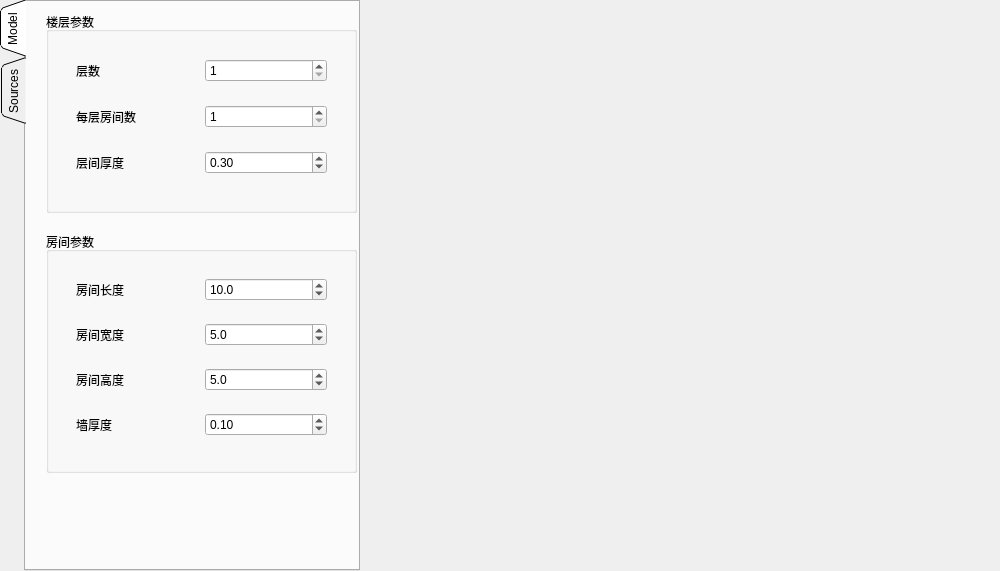
<?xml version="1.0" encoding="UTF-8"?>
<ui version="4.0">
 <class>ModelPage</class>
 <widget class="QWidget" name="ModelPage">
  <property name="geometry">
   <rect>
    <x>0</x>
    <y>0</y>
    <width>1000</width>
    <height>571</height>
   </rect>
  </property>
  <property name="minimumSize">
   <size>
    <width>1000</width>
    <height>0</height>
   </size>
  </property>
  <property name="windowTitle">
   <string>Form</string>
  </property>
  <widget class="QTabWidget" name="tabWidget">
   <property name="enabled">
    <bool>true</bool>
   </property>
   <property name="geometry">
    <rect>
     <x>0</x>
     <y>0</y>
     <width>360</width>
     <height>571</height>
    </rect>
   </property>
   <property name="minimumSize">
    <size>
     <width>360</width>
     <height>500</height>
    </size>
   </property>
   <property name="maximumSize">
    <size>
     <width>360</width>
     <height>600</height>
    </size>
   </property>
   <property name="tabPosition">
    <enum>QTabWidget::West</enum>
   </property>
   <property name="tabShape">
    <enum>QTabWidget::Triangular</enum>
   </property>
   <property name="currentIndex">
    <number>0</number>
   </property>
   <property name="elideMode">
    <enum>Qt::ElideNone</enum>
   </property>
   <property name="usesScrollButtons">
    <bool>true</bool>
   </property>
   <property name="documentMode">
    <bool>false</bool>
   </property>
   <property name="tabsClosable">
    <bool>false</bool>
   </property>
   <property name="movable">
    <bool>false</bool>
   </property>
   <property name="tabBarAutoHide">
    <bool>false</bool>
   </property>
   <widget class="QWidget" name="model_page">
    <attribute name="title">
     <string>Model</string>
    </attribute>
    <widget class="QGroupBox" name="floor_box">
     <property name="geometry">
      <rect>
       <x>20</x>
       <y>10</y>
       <width>311</width>
       <height>201</height>
      </rect>
     </property>
     <property name="title">
      <string>楼层参数</string>
     </property>
     <widget class="QWidget" name="gridLayoutWidget">
      <property name="geometry">
       <rect>
        <x>30</x>
        <y>30</y>
        <width>251</width>
        <height>151</height>
       </rect>
      </property>
      <layout class="QGridLayout" name="gridLayout">
       <item row="2" column="0">
        <widget class="QLabel" name="label_floor_thickness">
         <property name="text">
          <string>层间厚度</string>
         </property>
        </widget>
       </item>
       <item row="0" column="0">
        <widget class="QLabel" name="label_floors">
         <property name="text">
          <string>层数</string>
         </property>
        </widget>
       </item>
       <item row="1" column="0">
        <widget class="QLabel" name="label_rooms">
         <property name="text">
          <string>每层房间数</string>
         </property>
        </widget>
       </item>
       <item row="1" column="1">
        <widget class="QSpinBox" name="spin_rooms">
         <property name="minimum">
          <number>1</number>
         </property>
         <property name="maximum">
          <number>20</number>
         </property>
        </widget>
       </item>
       <item row="0" column="1">
        <widget class="QSpinBox" name="spin_floors">
         <property name="accelerated">
          <bool>false</bool>
         </property>
         <property name="minimum">
          <number>1</number>
         </property>
        </widget>
       </item>
       <item row="2" column="1">
        <widget class="QDoubleSpinBox" name="spin_floor_thickness">
         <property name="minimum">
          <double>0.100000000000000</double>
         </property>
         <property name="maximum">
          <double>2.000000000000000</double>
         </property>
         <property name="singleStep">
          <double>0.050000000000000</double>
         </property>
         <property name="value">
          <double>0.300000000000000</double>
         </property>
        </widget>
       </item>
      </layout>
     </widget>
    </widget>
    <widget class="QGroupBox" name="room_box">
     <property name="geometry">
      <rect>
       <x>20</x>
       <y>230</y>
       <width>311</width>
       <height>241</height>
      </rect>
     </property>
     <property name="title">
      <string>房间参数</string>
     </property>
     <widget class="QWidget" name="gridLayoutWidget_2">
      <property name="geometry">
       <rect>
        <x>30</x>
        <y>30</y>
        <width>251</width>
        <height>191</height>
       </rect>
      </property>
      <layout class="QGridLayout" name="gridLayout_2">
       <property name="sizeConstraint">
        <enum>QLayout::SetDefaultConstraint</enum>
       </property>
       <item row="3" column="0">
        <widget class="QLabel" name="label_room_width">
         <property name="text">
          <string>房间宽度</string>
         </property>
        </widget>
       </item>
       <item row="4" column="0">
        <widget class="QLabel" name="label_room_height">
         <property name="text">
          <string>房间高度</string>
         </property>
        </widget>
       </item>
       <item row="1" column="1">
        <widget class="QDoubleSpinBox" name="spin_room_length">
         <property name="decimals">
          <number>1</number>
         </property>
         <property name="minimum">
          <double>2.000000000000000</double>
         </property>
         <property name="maximum">
          <double>50.000000000000000</double>
         </property>
         <property name="singleStep">
          <double>0.200000000000000</double>
         </property>
         <property name="value">
          <double>10.000000000000000</double>
         </property>
        </widget>
       </item>
       <item row="3" column="1">
        <widget class="QDoubleSpinBox" name="spin_room_width">
         <property name="decimals">
          <number>1</number>
         </property>
         <property name="minimum">
          <double>2.000000000000000</double>
         </property>
         <property name="maximum">
          <double>50.000000000000000</double>
         </property>
         <property name="singleStep">
          <double>0.200000000000000</double>
         </property>
         <property name="value">
          <double>5.000000000000000</double>
         </property>
        </widget>
       </item>
       <item row="4" column="1">
        <widget class="QDoubleSpinBox" name="spin_room_height">
         <property name="decimals">
          <number>1</number>
         </property>
         <property name="minimum">
          <double>2.000000000000000</double>
         </property>
         <property name="maximum">
          <double>50.000000000000000</double>
         </property>
         <property name="singleStep">
          <double>0.200000000000000</double>
         </property>
         <property name="value">
          <double>5.000000000000000</double>
         </property>
        </widget>
       </item>
       <item row="1" column="0">
        <widget class="QLabel" name="label_room_length">
         <property name="font">
          <font>
           <weight>50</weight>
           <italic>false</italic>
           <bold>false</bold>
           <underline>false</underline>
           <strikeout>false</strikeout>
           <stylestrategy>PreferDefault</stylestrategy>
           <kerning>true</kerning>
          </font>
         </property>
         <property name="text">
          <string>房间长度    </string>
         </property>
         <property name="wordWrap">
          <bool>false</bool>
         </property>
        </widget>
       </item>
       <item row="5" column="0">
        <widget class="QLabel" name="label_wall_thickness">
         <property name="text">
          <string>墙厚度</string>
         </property>
        </widget>
       </item>
       <item row="5" column="1">
        <widget class="QDoubleSpinBox" name="spin_wall_thickness">
         <property name="minimum">
          <double>0.050000000000000</double>
         </property>
         <property name="maximum">
          <double>2.000000000000000</double>
         </property>
         <property name="singleStep">
          <double>0.050000000000000</double>
         </property>
         <property name="value">
          <double>0.100000000000000</double>
         </property>
        </widget>
       </item>
      </layout>
     </widget>
    </widget>
   </widget>
   <widget class="QWidget" name="sources_page">
    <attribute name="title">
     <string>Sources</string>
    </attribute>
    <widget class="QComboBox" name="source_selector">
     <property name="geometry">
      <rect>
       <x>50</x>
       <y>20</y>
       <width>141</width>
       <height>31</height>
      </rect>
     </property>
     <property name="currentText">
      <string extracomment="new source"/>
     </property>
     <property name="currentIndex">
      <number>-1</number>
     </property>
    </widget>
    <widget class="QStackedWidget" name="stackedWidget">
     <property name="geometry">
      <rect>
       <x>10</x>
       <y>60</y>
       <width>331</width>
       <height>501</height>
      </rect>
     </property>
     <property name="currentIndex">
      <number>-1</number>
     </property>
    </widget>
    <widget class="QPushButton" name="new_source_button">
     <property name="geometry">
      <rect>
       <x>250</x>
       <y>20</y>
       <width>56</width>
       <height>31</height>
      </rect>
     </property>
     <property name="text">
      <string>new</string>
     </property>
    </widget>
   </widget>
  </widget>
  <widget class="QStackedWidget" name="model_view">
   <property name="geometry">
    <rect>
     <x>360</x>
     <y>0</y>
     <width>801</width>
     <height>591</height>
    </rect>
   </property>
   <property name="minimumSize">
    <size>
     <width>640</width>
     <height>500</height>
    </size>
   </property>
  </widget>
 </widget>
 <resources/>
 <connections/>
</ui>
